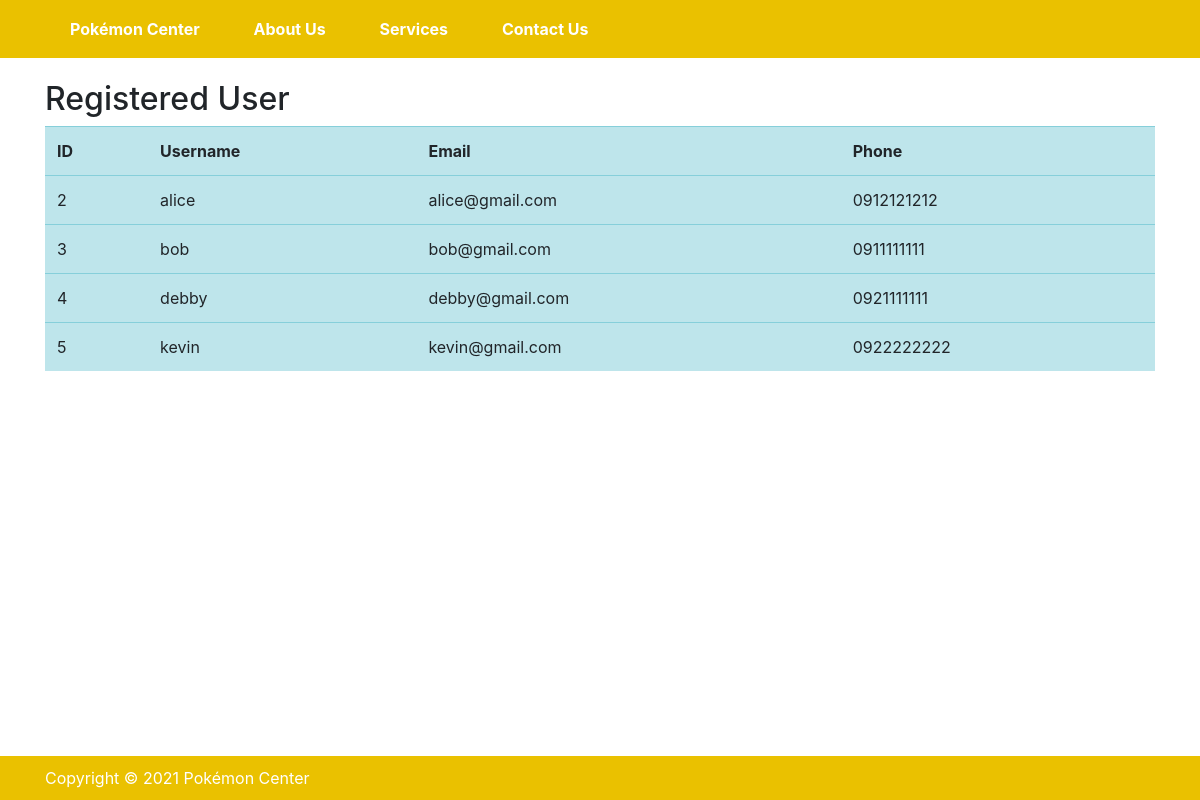
Screenshot of /userlist (signed in) with the database file from the repository.
### shop_app/models.py (models this page shows, shortened)
class RegisteredUser(models.Model):
    name = models.CharField(max_length=100)
    email = models.CharField(max_length=100)
    phoneNum = models.CharField(blank=True, null=True, max_length=20)
    password = models.CharField(max_length=30)
    profilePic = models.ImageField(upload_to='profile_pics', default='default.jpeg')

### shop_app/views.py (the view)
# urls.py: path('userlist', views.UserListView.as_view(), name='userlist'),
class UserListView(ListView):
    model = RegisteredUser
    template_name = 'user_data.html'
    context_object_name = 'alldata'

### shop_app/templates/user_data.html (shortened to what this page needs)
{% extends "base.html" %}
    {% block content %}
        <h2>Registered  User</h2>
        {% if request.user.is_superuser or request.user.is_staff %}
            <table class="table table-hover table-info">
                <tr>
                    <th>ID</th>
                    <th>Username</th>
                    <th>Email</th>
                    <th>Phone</th>
                </tr>
                {% for user in alldata %}
                <tr>
                    <td>{{ user.id }}</td>
                    <td>{{ user.name }}</td>
                    <td>{{ user.email }}</td>
                    <td>{{ user.phoneNum }}</td>
                </tr>
                {% endfor %}
            </table>
        {% endif %}
    {% endblock %}

### shop_app/templates/base.html (style rules this page uses)
body { padding-top: 80px; padding-bottom: 80px; }

### rows the page displays
RegisteredUser: id "2", name "alice", email "alice@gmail.com", phoneNum "0912121212"
RegisteredUser: id "3", name "bob", email "bob@gmail.com", phoneNum "0911111111"
RegisteredUser: id "4", name "debby", email "debby@gmail.com", phoneNum "0921111111"
RegisteredUser: id "5", name "kevin", email "kevin@gmail.com", phoneNum "0922222222"
